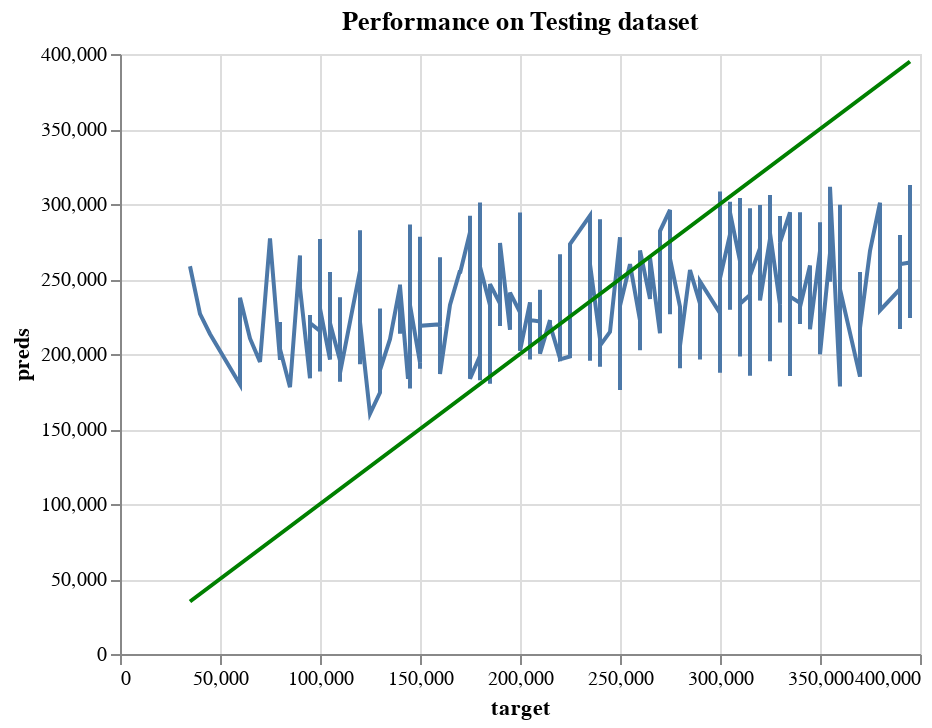

The code cell stored with this chart in its notebook:
### Code cell
# Graphic depiction of model's performance on Testing dataset

perfect_test = alt.Chart(pd.DataFrame({'target': y_test, 'preds': y_test})).mark_line(color='green').encode(
    x='target',
    y='preds'
)

pred_chart_test = alt.Chart(pd.DataFrame({'target': y_test, 'preds': y_test_preds})).mark_line().encode(
    x='target',
    y='preds'
  )

combined_chart = (pred_chart_test + perfect_test).properties(
    title='Performance on Testing dataset'
)

combined_chart

### Figure 1 — Vega-Lite specification as saved in the notebook (floating-point values rounded to 4 significant figures; data arrays with more than 128 entries replaced by an {"elided": "..."} marker saying what was removed)
{"config": {"view": {"continuousWidth": 400, "continuousHeight": 300}}, "layer": [{"data": {"name": "data-ce5efcc1bce811e2c138b177be82c969"}, "mark": "line", "encoding": {"x": {"field": "target", "type": "quantitative"}, "y": {"field": "preds", "type": "quantitative"}}}, {"data": {"name": "data-90e7928480d15c243253c57236c2f0a1"}, "mark": {"type": "line", "color": "green"}, "encoding": {"x": {"field": "target", "type": "quantitative"}, "y": {"field": "preds", "type": "quantitative"}}}], "title": "Performance on Testing dataset", "$schema": "https://vega.github.io/schema/vega-lite/v4.17.0.json", "datasets": {"data-ce5efcc1bce811e2c138b177be82c969": {"elided": "468 records"}, "data-90e7928480d15c243253c57236c2f0a1": {"elided": "468 records"}}}
